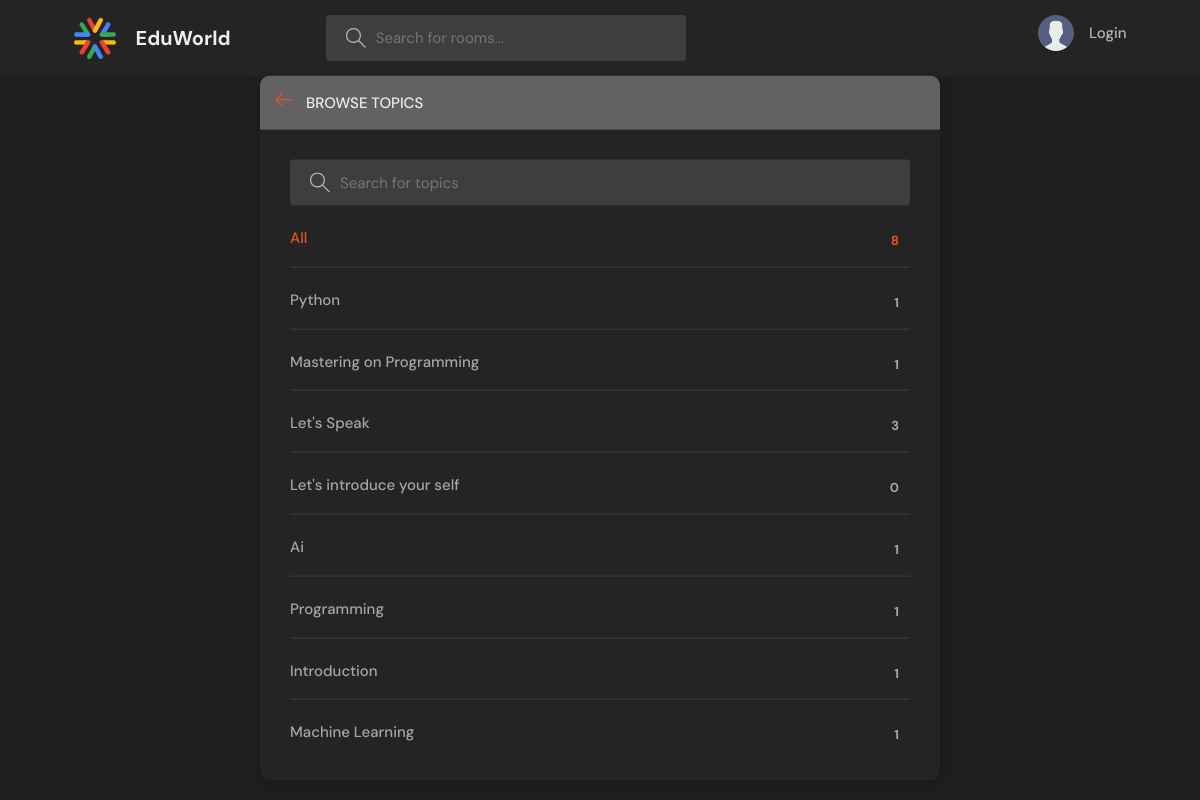
Page /topics/ on the committed database.
### base/models.py (models this page shows, shortened)
class Topic(models.Model):
    name = models.CharField(max_length=200)

### base/views.py (the view)
# urls.py: path('topics/', views.topicsPage, name="topics"),
def topicsPage(request):
    q = request.GET.get('q') if request.GET.get('q') != None else ''
    topics = Topic.objects.filter(name__icontains=q)
    return render(request, 'base/topics.html', {'topics': topics})

### base/templates/base/topics.html (shortened to what this page needs)
{% extends 'main.html' %}
{% block content %}
<main class="create-room layout">
  <div class="container">
    <div class="layout__box">
      <div class="layout__boxHeader">
        <div class="layout__boxTitle">
          <a href="{% url 'home' %}">
            <svg version="1.1" xmlns="http://www.w3.org/2000/svg" width="32" height="32" viewBox="0 0 32 32">
              <title>arrow-left</title>
              <path
                d="M13.723 2.286l-13.723 13.714 13.719 13.714 1.616-1.611-10.96-10.96h27.625v-2.286h-27.625l10.965-10.965-1.616-1.607z">
              </path>
            </svg>
          </a>
          <h3>Browse Topics</h3>
        </div>
      </div>
      <div class="topics-page layout__body">
        <form action="" method="GET" class="header__search">
          <label>
            <input name="q" placeholder="Search for topics" />
          </label>
        </form>
        <ul class="topics__list">
          <li>
            <a href="{% url 'topics' %}" class="active">All <span>{{topics.count}}</span></a>
          </li>
          {% for topic in topics %}
          <li>
            <a href="{% url 'home' %}?q={{topic.name}}">{{ topic.name }} <span>{{topic.room_set.all.count}}</span></a>
          </li>
          {% endfor %}
        </ul>
      </div>
    </div>
  </div>
</main>
{% endblock content %}

### static/styles/style.css (style rules this page uses)
:root { --color-main: #e95420; --color-main-light: #f77f4f; --color-dark: #242424; --color-dark-medium: #3f3e3e; --color-dark-light: #636161; --color-light: #eeeeec; --color-gray: #b6b6b6; --color-light-gray: #a4a7a2; --color-bg: #1e1e1e; --color-success: #00ff2f; --color-error: #cc575d; }
* { font-family: "DM Sans", -apple-system, BlinkMacSystemFont, "Segoe UI", Roboto, Oxygen, Ubuntu, Cantarell, "Open Sans", "Helvetica Neue", sans-serif; margin: 0; padding: 0; box-sizing: border-box; text-rendering: optimizeLegibility; font-size: inherit; }
html { font-size: 56.25%; }
@media only screen and (min-width: 1200px) { html { font-size: 62.5%; } }
body { line-height: 1.6; font-weight: 400; font-size: 1.5rem; color: var(--color-light-gray); background-color: var(--color-bg); min-height: 100vh; }
a { display: inline-block; color: var(--color-main); text-decoration: none; }
.container { max-width: 120rem; width: 90%; margin: auto; }
.header__search > label { background-color: var(--color-dark-medium); padding: 1.3rem 1rem; display: flex; align-items: center; gap: 1rem; border-radius: 4px; }
.header__search svg { fill: var(--color-gray); width: 2rem; height: 2rem; margin-left: 1rem; }
.header__search input { width: 30rem; background: transparent; border: none; outline: none; color: var(--color-light); }
.layout { margin-top: 2.4rem; }
.layout > .container { display: flex; justify-content: space-between; align-items: flex-start; }
.layout__box { width: 90%; max-width: 48rem; min-height: 40rem; position: absolute; top: 50%; left: 50%; transform: translate(-50%, -46%); background-color: var(--color-dark); border-radius: 1rem; box-shadow: 1px 1px 6px 3px rgba(0, 0, 0, 0.1); overflow: hidden; }
.layout__boxHeader { display: flex; padding: 1.5rem; background-color: var(--color-dark-light); }
.layout__boxTitle { display: flex; gap: 1.5rem; align-items: center; }
.layout__boxTitle h3 { text-transform: uppercase; font-weight: 500; color: var(--color-light); }
.layout__boxTitle svg { width: 1.6rem; height: 1.6rem; fill: var(--color-main); }
.layout__body { margin: 3rem; }
.topics__list { list-style: none; }
.topics__list li a { display: flex; justify-content: space-between; margin-bottom: 3rem; font-weight: 500; color: var(--color-light-gray); transition: all 0.3s ease-in-out; }
.topics__list li a.active, .topics__list li a:hover { color: var(--color-main); }
.topics__list li a span { padding: 0.5rem 1rem; background-color: var(--color-dark); border-radius: 3px; font-size: 1.3rem; font-weight: 700; letter-spacing: 1px; }
.topics-page .topics__list li:not(:last-child) a { margin: 2rem 0; padding-bottom: 1rem; text-decoration: none; border-bottom: 1px solid var(--color-dark-medium); }
.topics-page .header__search { display: block; }
.create-room.layout .layout__box { max-width: 68rem; }

### rows in the picture
Topic: name "Python", room_set.all.count "1"
Topic: name "Mastering on Programming", room_set.all.count "1"
Topic: name "Let's Speak", room_set.all.count "3"
Topic: name "Let's introduce your self", room_set.all.count "0"
Topic: name "Ai", room_set.all.count "1"
Topic: name "Programming", room_set.all.count "1"
Topic: name "Introduction", room_set.all.count "1"
Topic: name "Machine Learning", room_set.all.count "1"

### other values in the picture
{{ topics.count }} "8"
